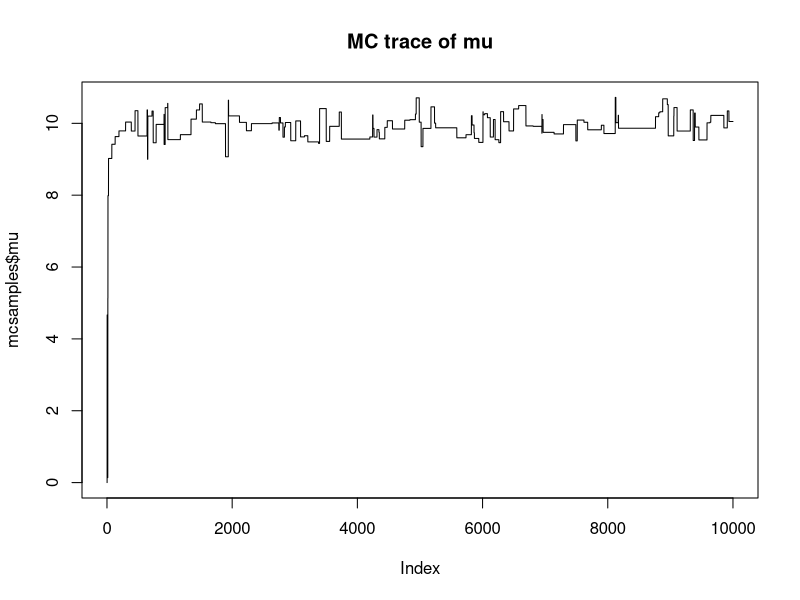
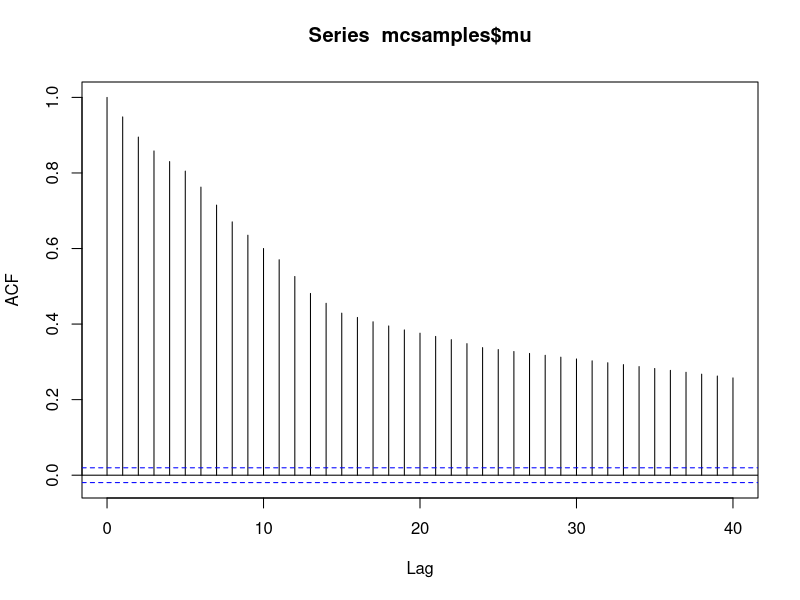
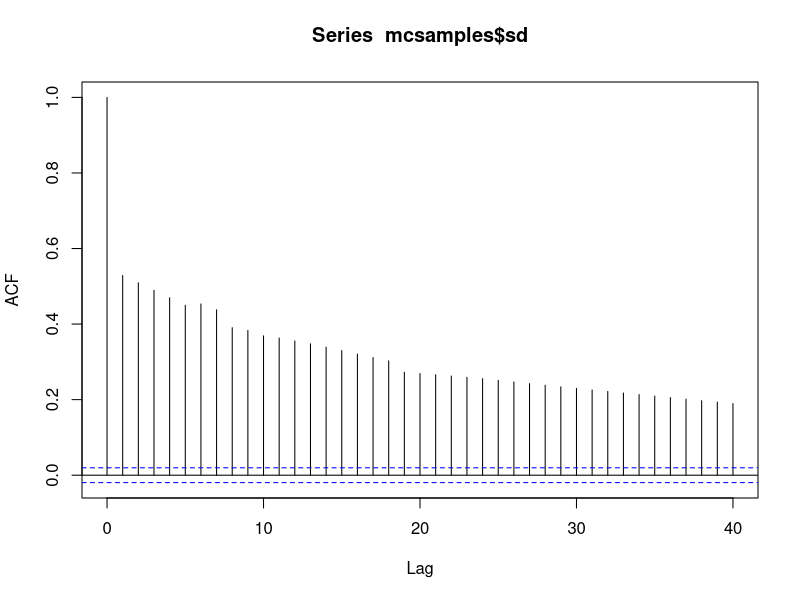
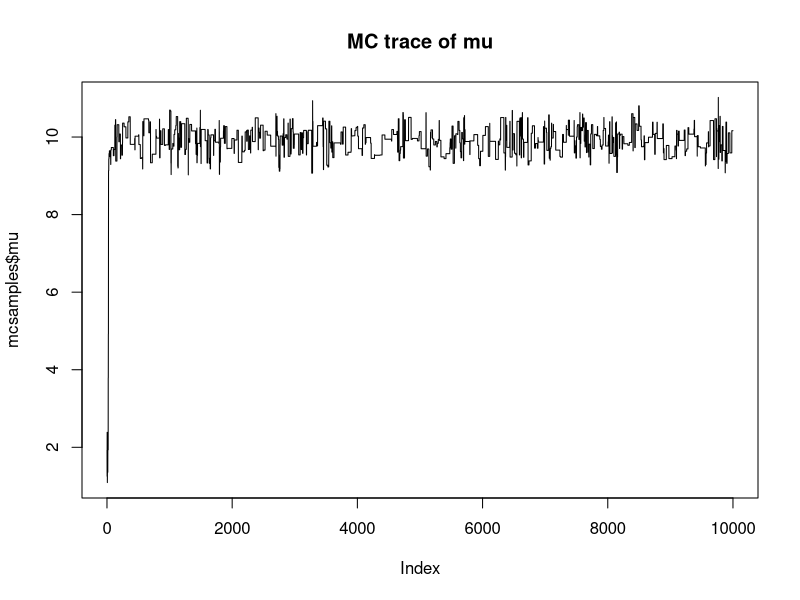
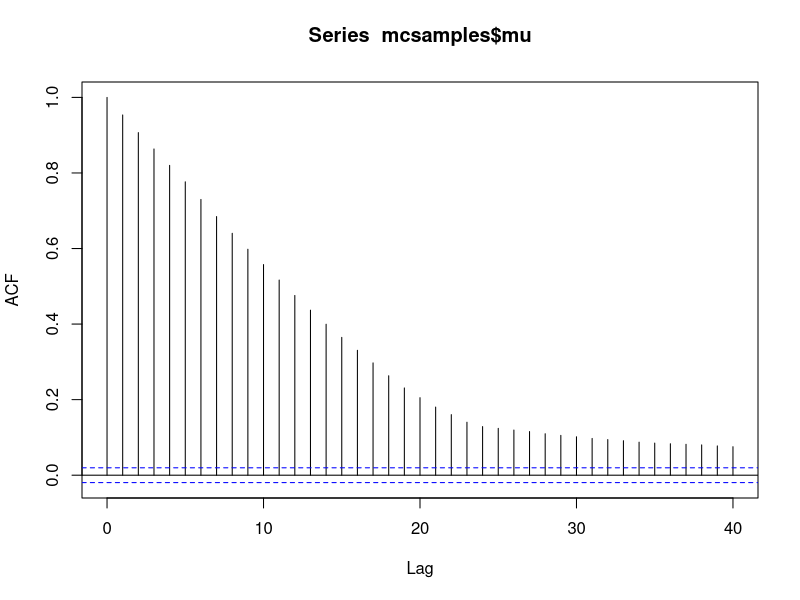
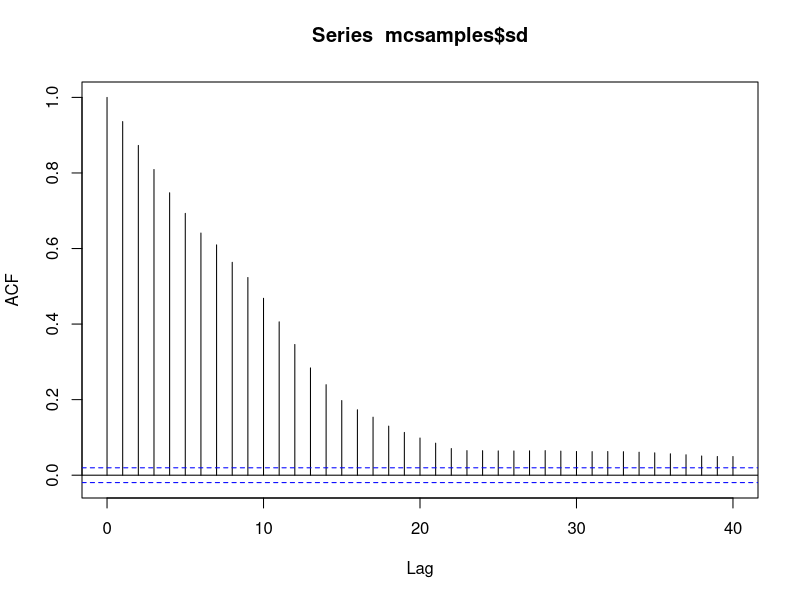
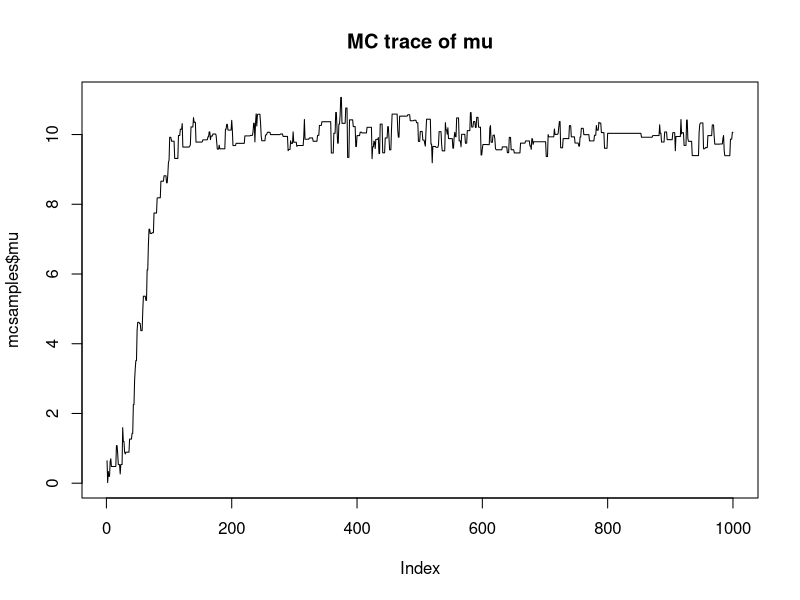
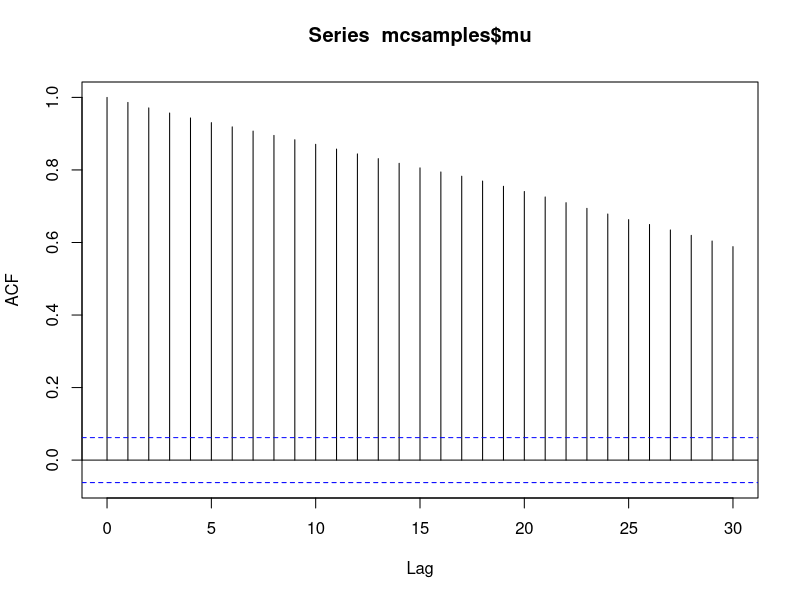

These charts were generated, in order, by the following R code:
met_gauss <- function (iters = 10000, log_f, stepsizes = 0.5, ini_value,
                       iters_imc = 1,  ...)
{
    state <- ini_value
    no_var <- length (state)
    logf <- log_f (ini_value,...)
    rej <- 0
    
    if (!is.finite (logf)) stop ("Initial value has 0 probability")
    
    one_mc <- function ()
    {
        new_state <- rnorm (no_var, state, stepsizes)
        new_logf <- log_f (new_state,...)
        
        if (log (runif(1)) < new_logf - logf)
        {
            state <<- new_state
            logf <<- new_logf
        }
        else rej <<- rej + 1
    }
    
    one_sup <-  function ()
    {
        replicate (iters_imc, one_mc())
        state
    }
    
    mcsample <- replicate (iters, one_sup () )
    attr (mcsample, "rej.rate") <- rej / iters_imc / iters
    mcsample
}

## this function performs MH sampling for normal data
## iters --- iterations of Gibbs sampling
## x --- data
## mu0 --- prior mean for mu parameter
## sigma0 -- prior variance for mu parameter
## alpha --- degree freedom for sigma parameter
## w --- prior mean for sigma parameter

mh_norm <- function (iters, stepsizes, x, mu0, sigma0, alpha, w)
{
  logmusigma <- function (mulogsigma)
  {
    mu <- mulogsigma[1]
    logsigma <- mulogsigma[2]
    sigma <- exp (logsigma)

    return (sum(dnorm (x, mu, sqrt(sigma), log = T)) +
    dnorm (mu, mu0, sqrt (sigma0), log = T) +
    dgamma (sigma, alpha/2, alpha * w/2, log = T) +
    logsigma )
  }

  mc_mulogsigma <- met_gauss (
  iters = iters, log_f = logmusigma, stepsizes = stepsizes, ini_value = c(0,0))
  cat ("Rejection rate is ", attr (mc_mulogsigma, "rej.rate"), "\n")

  list (mu = mc_mulogsigma[1,], sd =  exp (0.5*mc_mulogsigma[2,]))
}

pdf ("mh-plots.pdf")

x <- rnorm (50, 10, 2)


## run preliminary mcmc to determine the stepsize
mcsamples <- mh_norm (10000, c(20,20)/sqrt(length(x)),
                      x, 0, 1E10, 1E-5, 1E-5)
plot (mcsamples$mu, main = "MC trace of mu", type = "l")
acf (mcsamples$mu)
acf (mcsamples$sd)

mcsamples <- mh_norm (10000, c(10,10)/sqrt(length(x)),
              x, 0, 1E10, 1E-5, 1E-5)
plot (mcsamples$mu, main = "MC trace of mu", type = "l")
acf (mcsamples$mu)
acf (mcsamples$sd)

## 
mcsamples <- mh_norm (1000, c(4,4)/sqrt(length(x)),
                      x, 0, 1E10, 1E-5, 1E-5)
plot (mcsamples$mu, main = "MC trace of mu", type = "l")
acf (mcsamples$mu)
acf (mcsamples$sd)

## 
mcsamples <- mh_norm (1000, c(2,2)/sqrt(length(x)),
              x, 0, 1E10, 1E-5, 1E-5)
plot (mcsamples$mu, main = "MC trace of mu", type = "l")
acf (mcsamples$mu)
acf (mcsamples$sd)

## we found that using (10,10)/sqrt (n) may be the best, based on certain theory, (4,4) is better as it has rejection rate 0.725


mcsamples <- mh_norm (100000, c(10,10)/sqrt(length(x)),
              x, 0, 1E10, 1E-5, 1E-5)
plot (mcsamples$mu, main = "MC trace of mu", type = "l")
acf (mcsamples$mu[-(1:200)])
quantile (mcsamples$mu[-(1:200)], probs = c(0, 0.025, 0.5, 0.975, 1))
sd (mcsamples$mu[-(1:200)])
plot (mcsamples$sd, main = "MC trace of sd", type = "l")
quantile (mcsamples$sd[-(1:200)], probs = c(0, 0.025, 0.5, 0.975, 1))
plot (mcsamples$mu[-(1:200)], mcsamples$sd[-(1:200)])

## test 2


dev.off ()
